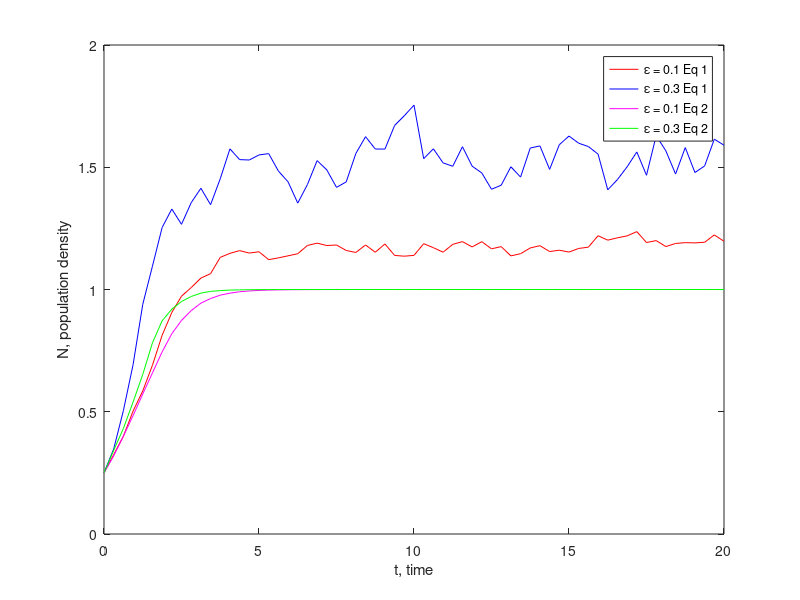

Recreate this plot in MATLAB.
%q2ascript.m
%with epsilon = 0.1 

r = 1; K = 1; epsilon = 0.1; %problem parameters
T = 20; Nzero = 0.25; %conditions

M = 2^8;
dt = T/M;

dW = sqrt(dt)*rand(1,M); %Brownian increments
W=cumsum(dW); %discretized Brownina path

R = 4; Dt = R*dt; L=M/R; %L EM steps of size Dt = R*dt
Nem = zeros(1,L);
Ntemp = Nzero;

for j =1:L
    Winc = sum(dW(R*(j-1)+1:R*j));
    Ntemp = Ntemp + Dt*r*Ntemp*(1-Ntemp/K)+epsilon*Ntemp*Winc;
    Nem(j) = Ntemp;
end

plot([0:Dt:T],[Nzero,Nem],'r');
xlabel('t, time');
ylabel('N, population density');
hold on

%and with epsilon = 0.3

r = 1; K = 1; epsilon = 0.3; %problem parameters
T = 20; Nzero = 0.25; %conditions

M = 2^8;
dt = T/M;

dW = sqrt(dt)*rand(1,M); %Brownian increments
W=cumsum(dW); %discretized Brownina path

R = 4; Dt = R*dt; L=M/R; %L EM steps of size Dt = R*dt
Nem = zeros(1,L);
Ntemp = Nzero;

for j =1:L
    Winc = sum(dW(R*(j-1)+1:R*j));
    Ntemp = Ntemp + Dt*r*Ntemp*(1-Ntemp/K)+epsilon*Ntemp*Winc;
    Nem(j) = Ntemp;
end

plot([0:Dt:T],[Nzero,Nem],'b'); 
hold on

%q2bscript.m
%with epsilon = 0.1 

r = 1; K = 1; epsilon = 0.1; %problem parameters
T = 20; Nzero = 0.25; %conditions

M = 2^8;
dt = T/M;

dW = sqrt(dt)*rand(1,M); %Brownian increments
W=cumsum(dW); %discretized Brownina path

R = 4; Dt = R*dt; L=M/R; %L EM steps of size Dt = R*dt
Nem = zeros(1,L);
Ntemp = Nzero;

for j =1:L
    Winc = sum(dW(R*(j-1)+1:R*j));
    Ntemp = Ntemp + Dt*r*Ntemp*(1-Ntemp/K)+epsilon*Ntemp*(1-Ntemp/K)*Winc;
    Nem(j) = Ntemp;
end

plot([0:Dt:T],[Nzero,Nem],'m');
hold on 


%and with epsilon = 0.3

r = 1; K = 1; epsilon = 0.3; %problem parameters
T = 20; Nzero = 0.25; %conditions

M = 2^8;
dt = T/M;

dW = sqrt(dt)*rand(1,M); %Brownian increments
W=cumsum(dW); %discretized Brownina path

R = 4; Dt = R*dt; L=M/R; %L EM steps of size Dt = R*dt
Nem = zeros(1,L);
Ntemp = Nzero;

for j =1:L
    Winc = sum(dW(R*(j-1)+1:R*j));
    Ntemp = Ntemp + Dt*r*Ntemp*(1-Ntemp/K)+epsilon*Ntemp*(1-Ntemp/K)*Winc;
    Nem(j) = Ntemp;
end

plot([0:Dt:T],[Nzero,Nem],'g'); 
legend('\epsilon = 0.1 Eq 1', '\epsilon = 0.3 Eq 1', '\epsilon = 0.1 Eq 2', '\epsilon = 0.3 Eq 2')
hold off
